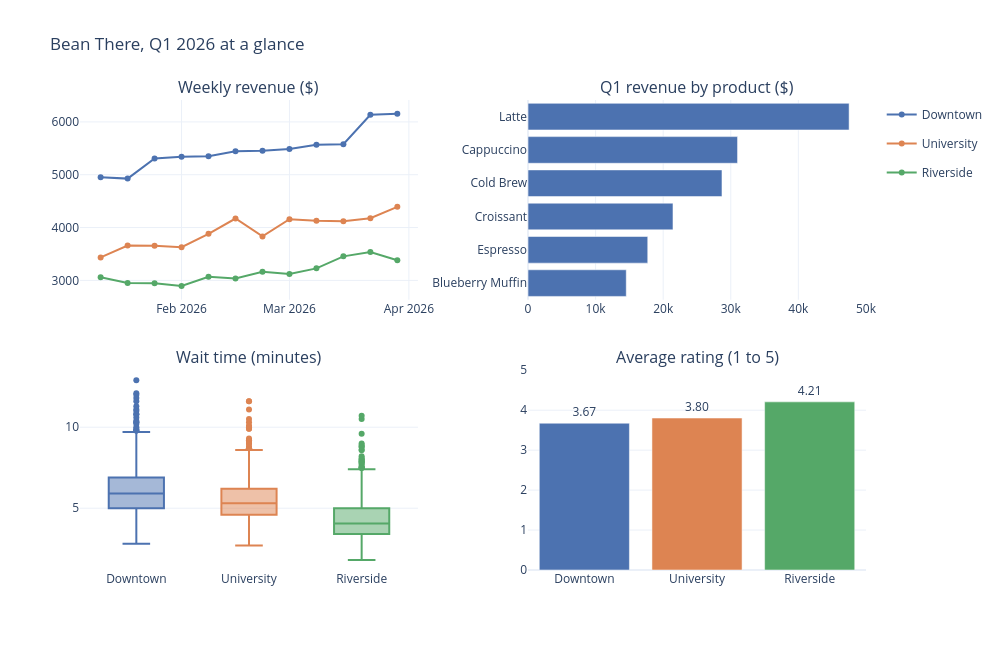

This figure's notebook cell:
### Code cell
product_rev = sales.groupby("product")["revenue"].sum().sort_values()
rating = orders.groupby("store")["rating"].mean().reindex(store_order)

board = make_subplots(
    rows=2, cols=2,
    subplot_titles=["Weekly revenue ($)", "Q1 revenue by product ($)",
                    "Wait time (minutes)", "Average rating (1 to 5)"],
    vertical_spacing=0.15, horizontal_spacing=0.14,
)

for store in store_order:
    color = STORE_COLORS[store]
    one = weekly[weekly["store"] == store]
    board.add_trace(
        go.Scatter(x=one["date"], y=one["revenue"], name=store,
                   mode="lines+markers", legendgroup=store,
                   line_color=color),
        row=1, col=1,
    )
    waits = orders.loc[orders["store"] == store, "wait_min"]
    board.add_trace(
        go.Box(y=waits, name=store, legendgroup=store,
               showlegend=False, marker_color=color),
        row=2, col=1,
    )

board.add_trace(
    go.Bar(x=product_rev.values, y=product_rev.index, orientation="h",
           marker_color="#4C72B0", showlegend=False),
    row=1, col=2,
)
board.add_trace(
    go.Bar(x=rating.index, y=rating.values, showlegend=False,
           marker_color=[STORE_COLORS[s] for s in rating.index],
           texttemplate="%{y:.2f}", textposition="outside"),
    row=2, col=2,
)

board.update_yaxes(range=[0, 5], row=2, col=2)
board.update_layout(title="Bean There, Q1 2026 at a glance",
                    height=650, width=1000)
board.show()

### Figure 1 — Plotly figure (JSON) as saved in the notebook; plotly's stock layout.template omitted (floating-point values rounded to 4 significant figures; data arrays with more than 128 entries replaced by an {"elided": "..."} marker saying what was removed)
{"data": [{"legendgroup": "Downtown", "line": {"color": "#4C72B0"}, "mode": "lines+markers", "name": "Downtown", "type": "scatter", "x": ["2026-01-11T00:00:00.000000", "2026-01-18T00:00:00.000000", "2026-01-25T00:00:00.000000", "2026-02-01T00:00:00.000000", "2026-02-08T00:00:00.000000", "2026-02-15T00:00:00.000000", "2026-02-22T00:00:00.000000", "2026-03-01T00:00:00.000000", "2026-03-08T00:00:00.000000", "2026-03-15T00:00:00.000000", "2026-03-22T00:00:00.000000", "2026-03-29T00:00:00.000000"], "xaxis": "x", "y": [4953.0, 4926.0, 5306.0, 5342.0, 5350.0, 5443.0, 5456.0, 5487.0, 5569.0, 5578.0, 6134.0, 6154.0], "yaxis": "y"}, {"legendgroup": "Downtown", "marker": {"color": "#4C72B0"}, "name": "Downtown", "showlegend": false, "type": "box", "xaxis": "x3", "y": {"elided": "1308 float values"}, "yaxis": "y3"}, {"legendgroup": "University", "line": {"color": "#DD8452"}, "mode": "lines+markers", "name": "University", "type": "scatter", "x": ["2026-01-11T00:00:00.000000", "2026-01-18T00:00:00.000000", "2026-01-25T00:00:00.000000", "2026-02-01T00:00:00.000000", "2026-02-08T00:00:00.000000", "2026-02-15T00:00:00.000000", "2026-02-22T00:00:00.000000", "2026-03-01T00:00:00.000000", "2026-03-08T00:00:00.000000", "2026-03-15T00:00:00.000000", "2026-03-22T00:00:00.000000", "2026-03-29T00:00:00.000000"], "xaxis": "x", "y": [3435.0, 3661.0, 3655.0, 3629.0, 3882.0, 4171.0, 3833.0, 4158.0, 4131.0, 4121.0, 4176.0, 4392.0], "yaxis": "y"}, {"legendgroup": "University", "marker": {"color": "#DD8452"}, "name": "University", "showlegend": false, "type": "box", "xaxis": "x3", "y": {"elided": "978 float values"}, "yaxis": "y3"}, {"legendgroup": "Riverside", "line": {"color": "#55A868"}, "mode": "lines+markers", "name": "Riverside", "type": "scatter", "x": ["2026-01-11T00:00:00.000000", "2026-01-18T00:00:00.000000", "2026-01-25T00:00:00.000000", "2026-02-01T00:00:00.000000", "2026-02-08T00:00:00.000000", "2026-02-15T00:00:00.000000", "2026-02-22T00:00:00.000000", "2026-03-01T00:00:00.000000", "2026-03-08T00:00:00.000000", "2026-03-15T00:00:00.000000", "2026-03-22T00:00:00.000000", "2026-03-29T00:00:00.000000"], "xaxis": "x", "y": [3059.0, 2952.0, 2947.0, 2894.0, 3067.0, 3034.0, 3164.0, 3120.0, 3228.0, 3455.0, 3537.0, 3380.0], "yaxis": "y"}, {"legendgroup": "Riverside", "marker": {"color": "#55A868"}, "name": "Riverside", "showlegend": false, "type": "box", "xaxis": "x3", "y": {"elided": "714 float values"}, "yaxis": "y3"}, {"marker": {"color": "#4C72B0"}, "orientation": "h", "showlegend": false, "type": "bar", "x": [14530.0, 17720.0, 21450.0, 28700.0, 31000.0, 47510.0], "xaxis": "x2", "y": ["Blueberry Muffin", "Espresso", "Croissant", "Cold Brew", "Cappuccino", "Latte"], "yaxis": "y2"}, {"marker": {"color": ["#4C72B0", "#DD8452", "#55A868"]}, "showlegend": false, "textposition": "outside", "texttemplate": "%{y:.2f}", "type": "bar", "x": ["Downtown", "University", "Riverside"], "xaxis": "x4", "y": [3.674, 3.804, 4.209], "yaxis": "y4"}], "layout": {"annotations": [{"font": {"size": 16}, "showarrow": false, "text": "Weekly revenue ($)", "x": 0.215, "xanchor": "center", "xref": "paper", "y": 1.0, "yanchor": "bottom", "yref": "paper"}, {"font": {"size": 16}, "showarrow": false, "text": "Q1 revenue by product ($)", "x": 0.785, "xanchor": "center", "xref": "paper", "y": 1.0, "yanchor": "bottom", "yref": "paper"}, {"font": {"size": 16}, "showarrow": false, "text": "Wait time (minutes)", "x": 0.215, "xanchor": "center", "xref": "paper", "y": 0.425, "yanchor": "bottom", "yref": "paper"}, {"font": {"size": 16}, "showarrow": false, "text": "Average rating (1 to 5)", "x": 0.785, "xanchor": "center", "xref": "paper", "y": 0.425, "yanchor": "bottom", "yref": "paper"}], "height": 650, "title": {"text": "Bean There, Q1 2026 at a glance"}, "width": 1000, "xaxis": {"anchor": "y", "domain": [0.0, 0.43]}, "xaxis2": {"anchor": "y2", "domain": [0.57, 1.0]}, "xaxis3": {"anchor": "y3", "domain": [0.0, 0.43]}, "xaxis4": {"anchor": "y4", "domain": [0.57, 1.0]}, "yaxis": {"anchor": "x", "domain": [0.575, 1.0]}, "yaxis2": {"anchor": "x2", "domain": [0.575, 1.0]}, "yaxis3": {"anchor": "x3", "domain": [0.0, 0.425]}, "yaxis4": {"anchor": "x4", "domain": [0.0, 0.425], "range": [0, 5]}}}
